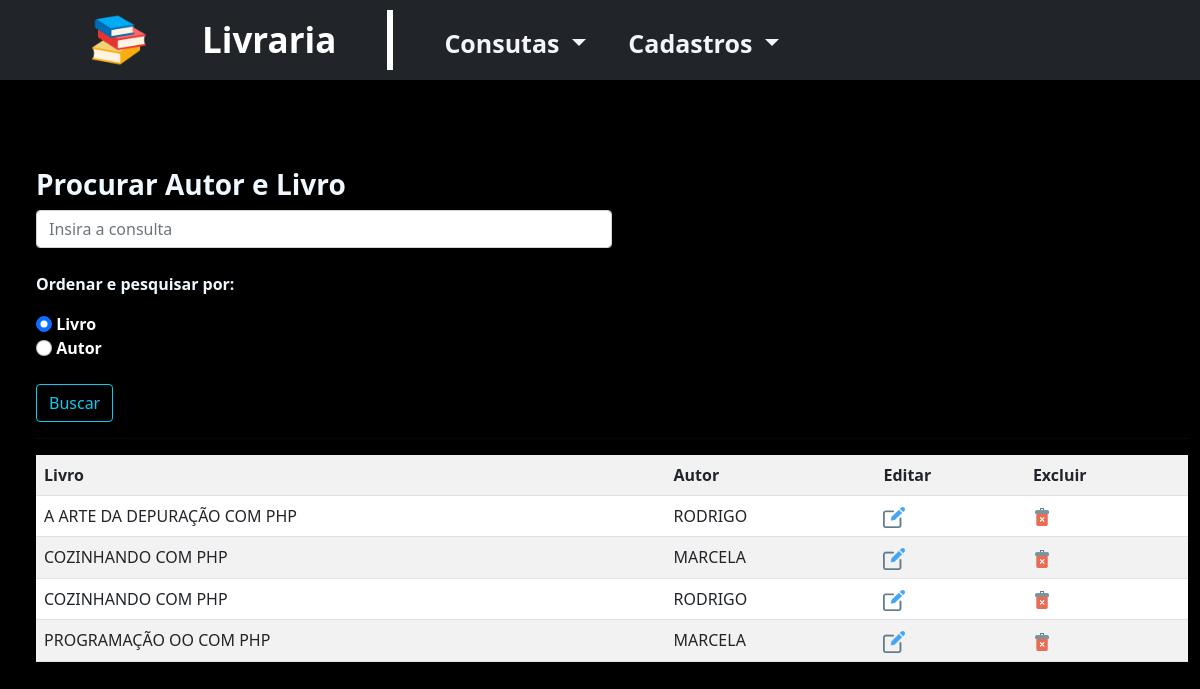
The page /indexLivro_Autor.php on the database its author committed.
### tables this page shows
CREATE TABLE Livro_Autor (
la_l_idLivro INT NOT NULL,
la_a_idAutor INT NOT NULL,
PRIMARY KEY (la_l_idLivro, la_a_idAutor),
FOREIGN KEY (la_l_idLivro) REFERENCES Livro (l_idLivro),
FOREIGN KEY (la_a_idAutor) REFERENCES Autor (a_idAutor));

CREATE TABLE Livro (
l_idLivro INT PRIMARY KEY NOT NULL AUTO_INCREMENT,
l_titulo VARCHAR(250),
l_ano_publicacao INT,
l_isdn VARCHAR(45),
l_preco DECIMAL(16,2));

CREATE TABLE Autor (
a_idAutor INT PRIMARY KEY NOT NULL AUTO_INCREMENT,
a_nome VARCHAR(45),
a_sobrenome VARCHAR(45));

### indexLivro_Autor.php (the view, shortened to what this page needs)
<!DOCTYPE html>
<?php
    $procurar = isset($_POST["procurar"]) ? $_POST["procurar"] : "";
    $busca = isset($_POST['busca']) ? $_POST['busca'] : 1;
?>
<html lang="pt-br">
<head>
    <link rel="stylesheet" href="css/estilos.css">
    <link href="https://cdn.jsdelivr.net/npm/bootstrap@5.1.3/dist/css/bootstrap.min.css" rel="stylesheet">
</head>
<body class="bg-black">
    <?php
        include_once "index.php";
    ?>
    <div class="margin-top">
        <div class="container-fluid">
            <form method="post">
                <div class="form-group col-6">
                    <h3 style="font-weight: bold">Procurar Autor e Livro</h3>
                        <input type="text" name="procurar" class="form-control" size="50"
                        placeholder="Insira a consulta" value="<?php echo $procurar;?>">
                    <br>
                    <div class="text-white">
                    <p>Ordenar e pesquisar por:</p>
                        <input type="radio" name="busca" value="1" class="form-check-input" <?php if ($busca == "1") echo "checked" ?>> <b>Livro</b><br>
                        <input type="radio" name="busca" value="2" class="form-check-input" <?php if ($busca == "2") echo "checked" ?>> <b>Autor</b><br>
                    <br>
                    </div>
                        <button type="submit" name="acao" id="acao" class="btn btn-outline-info">Buscar</button>
                </div>
                <hr>
            </form>
            <table class="table table-striped" style="background-color: #FFF;">
            <tr><td><b>Livro</b></td>
                <td><b>Autor</b></td>
                <td><b>Editar</b></td>
                <td><b>Excluir</b></td>
            </tr>
        <?php
            $pdo = Conexao::getInstance();
            if($busca == 1){
                $consulta = $pdo->query("SELECT * FROM Autor, Livro, Livro_Autor
                                        WHERE l_titulo LIKE '$procurar%'
                                        AND la_l_idLivro = l_idLivro
                                        AND la_a_idAutor = a_idAutor
                                        ORDER BY l_titulo");}
            while ($linha = $consulta->fetch(PDO::FETCH_ASSOC)) {
        ?>
        <tr><td><?php echo $linha['l_titulo'];?></td>
            <td><?php echo $linha['a_nome'];?></td>
            <td><a href='cadLivro_Autor.php?acao=editar&la_l_idLivro=<?php echo $linha['la_l_idLivro'];?>&la_a_idAutor=<?php echo $linha['la_a_idAutor'];?>'> <img src="img/edit.png" style="width: 1.8vw;"></a></td>
            <td><?php echo " <a href=javascript:excluir('acaoLivro_Autor.php?acao=excluir&la_a_idAutor={$linha['la_a_idAutor']}&la_l_idLivro={$linha['la_l_idLivro']}')>";?><img src="img/delete.png" style="width: 1.5vw;"></a></td>
        </tr>
        <?php } ?>
            </table>
        </div>
    </div>
</body>
</html>

### css/estilos.css (style rules this page uses)
h3 { color: aliceblue; }
.margin-top { margin-top: 11vh; padding-left: 3vh; }
p { color: aliceblue; font-weight: bold; }

### rows shown on the page
livro_autor: la_l_idLivro.l_titulo "A ARTE DA DEPURAÇÃO COM PHP", la_a_idAutor.a_nome "RODRIGO"
livro_autor: la_l_idLivro.l_titulo "COZINHANDO COM PHP", la_a_idAutor.a_nome "MARCELA"
livro_autor: la_l_idLivro.l_titulo "COZINHANDO COM PHP", la_a_idAutor.a_nome "RODRIGO"
livro_autor: la_l_idLivro.l_titulo "PROGRAMAÇÃO OO COM PHP", la_a_idAutor.a_nome "MARCELA"
